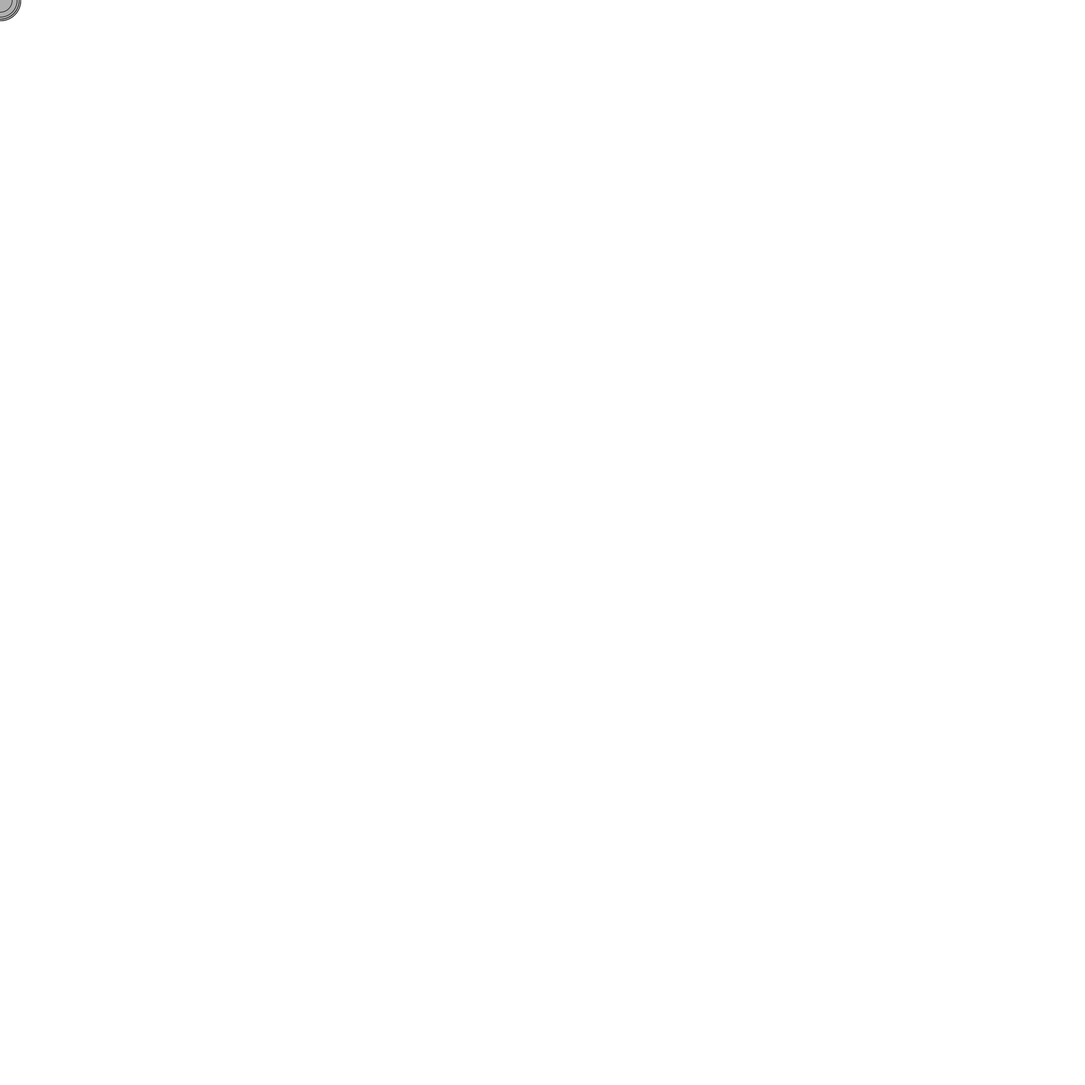
Frame 1 (no input)
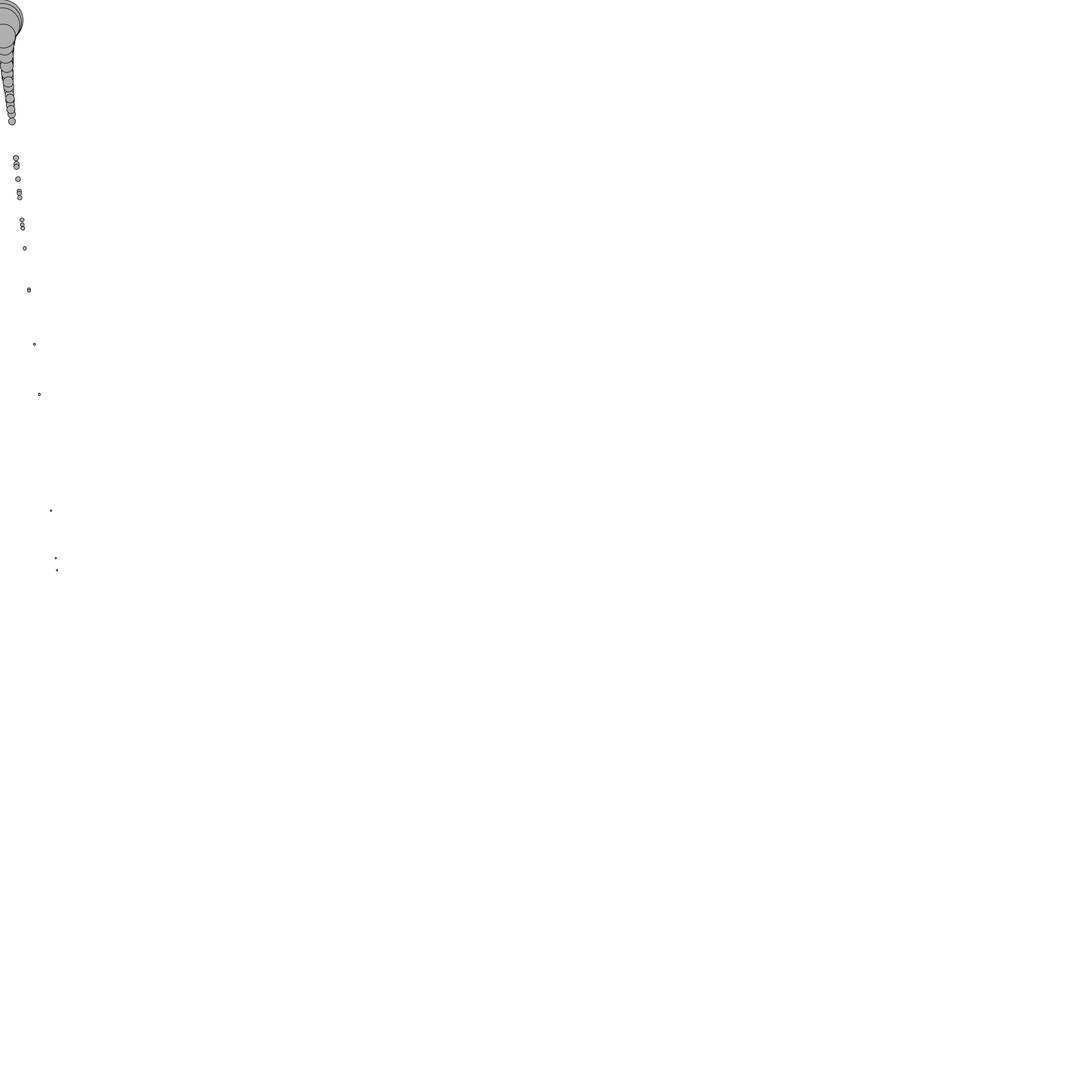
Frame 60 (the mouse pressed at the canvas centre just before this capture)
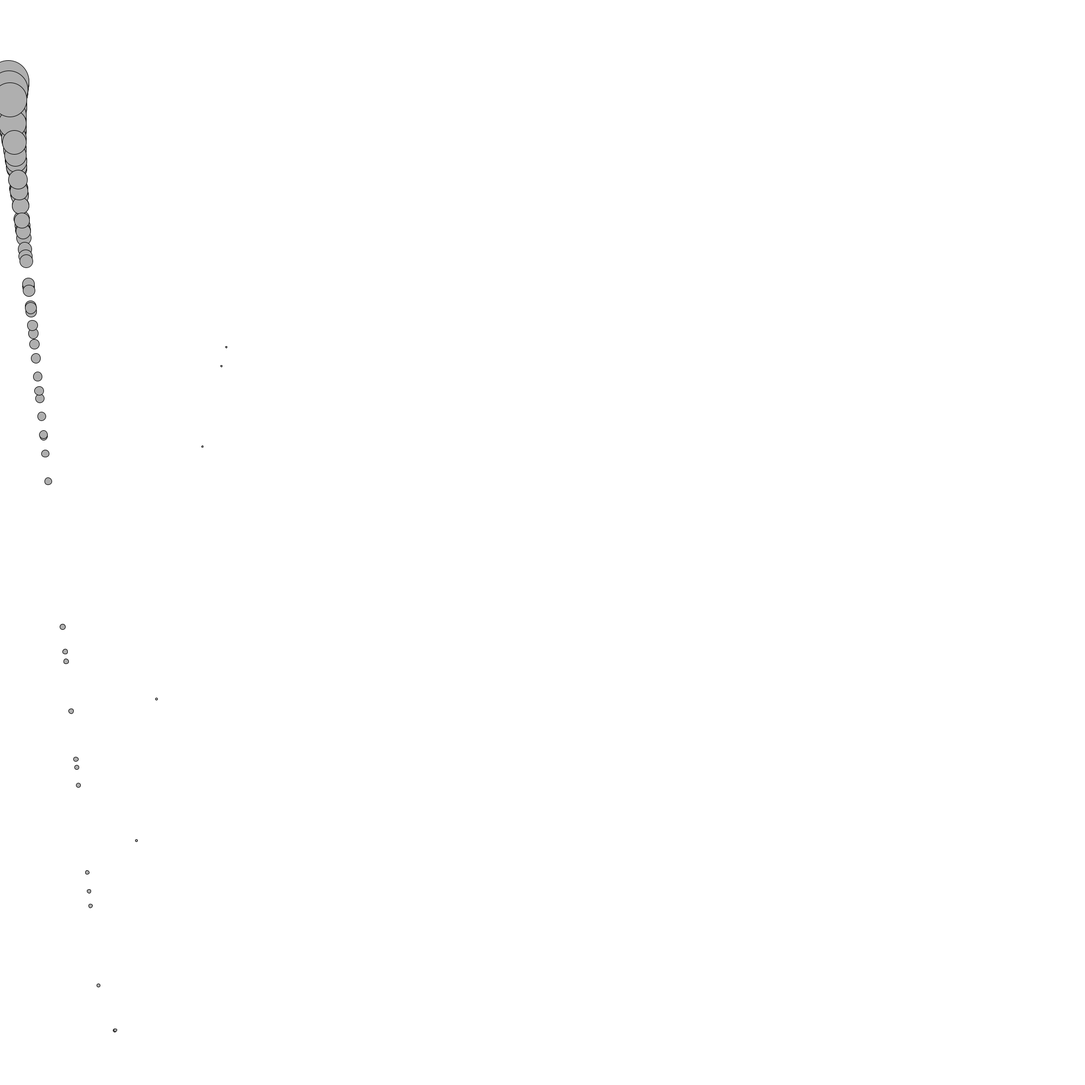
Frame 120 (the mouse held since frame 60 and released just before this capture)

The Processing sketch that drew these frames (run headless with seeded random() and noise(); from frame 60 on, the mouse is pressed at the canvas centre):

// Processing sketch: random_mass_grav_wind_force
// ── random_mass_grav_wind_force.pde
class Mover {
 
  PVector location;
  PVector velocity;
  PVector acceleration;
  float mass;
  
  void update() {

    velocity.add(acceleration); // velocity depends on acceleeration
    
    location.add(velocity); //location depends on veloctiy
    
    acceleration.mult(0); // clear the acceleration every time otherwise the force effects compound.
  }
  
  void display() {
    stroke(0);
    fill(175);
    ellipse(location.x, location.y, mass * 16, mass * 16);
  }
  
  Mover() {
    location = new PVector(30,30);
    velocity = new PVector(0,0);
    acceleration = new PVector(0,0);
    mass = 1;
  }
  
  Mover(float m, float x, float y) {
    mass = m;
    location = new PVector(x, y);
    velocity = new PVector(0,0);
    acceleration = new PVector(0,0);
  }
  
  void checkEdges() {
    if (location.x > width) {
      location.x = width;
      velocity.x *= -1;
    }
    else if (location.x < 0) {
      velocity.x *= -1;
      location.x = 0;
    }
    
    if (location.y > height) {
      velocity.y *= -1;
      location.y = height;
    }
  }
  
  void applyForce(PVector force) {
    //PVector f = force.get(); // get a copy of the input so that i dont change the value of the input
    PVector f = PVector.div(force, mass); // divide the force by the mass however doing this with the input instance would alter the inputs value. as such I create a new vector and use the static method
    acceleration.add(f); // then you add the force to the acceleration. reason is acceleariton = force / mass
  }

}

Mover[] movers = new Mover[100];

void setup() {
  size(2000, 2000);
  smooth();
  for(int i = 0; i < movers.length; i++) {
    movers[i] = new Mover(random(0.1, 5), 0, 0);
  }
}

void draw() {
  background(255);
  
  PVector wind = new PVector(0.01, 0);
  PVector gravity = new PVector(0, 0.1);
  
  for (int i = 0; i < movers.length; i++) {
    movers[i].applyForce(wind);
    movers[i].applyForce(gravity);
    
    movers[i].update();
    movers[i].display();
    movers[i].checkEdges();
  }
}
